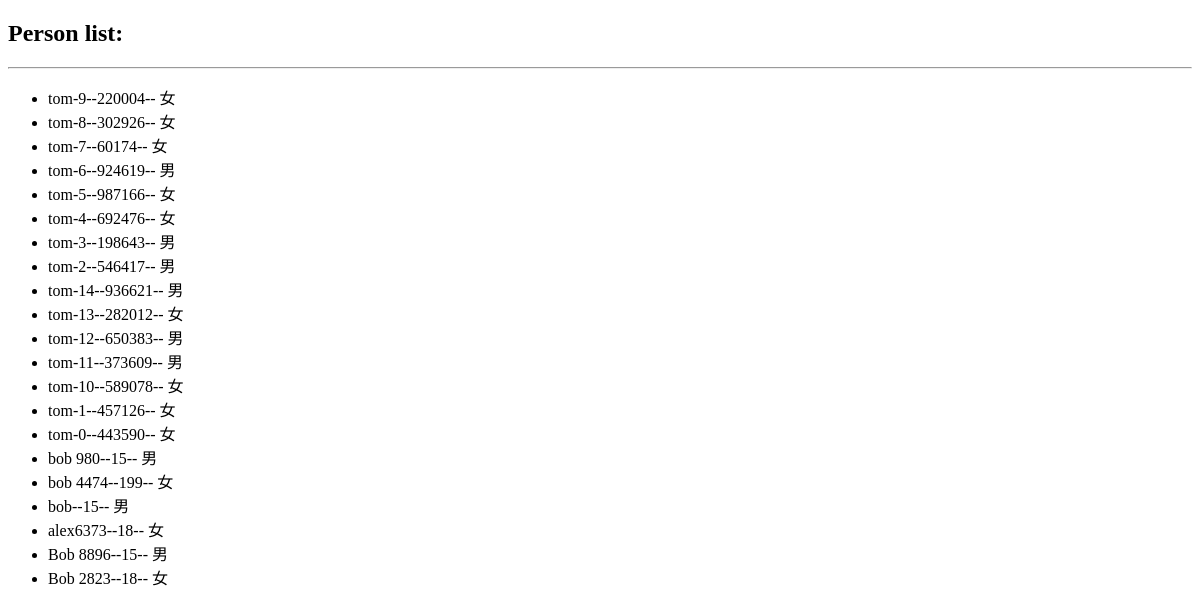
Before: /app/getperson/ with the older database file.
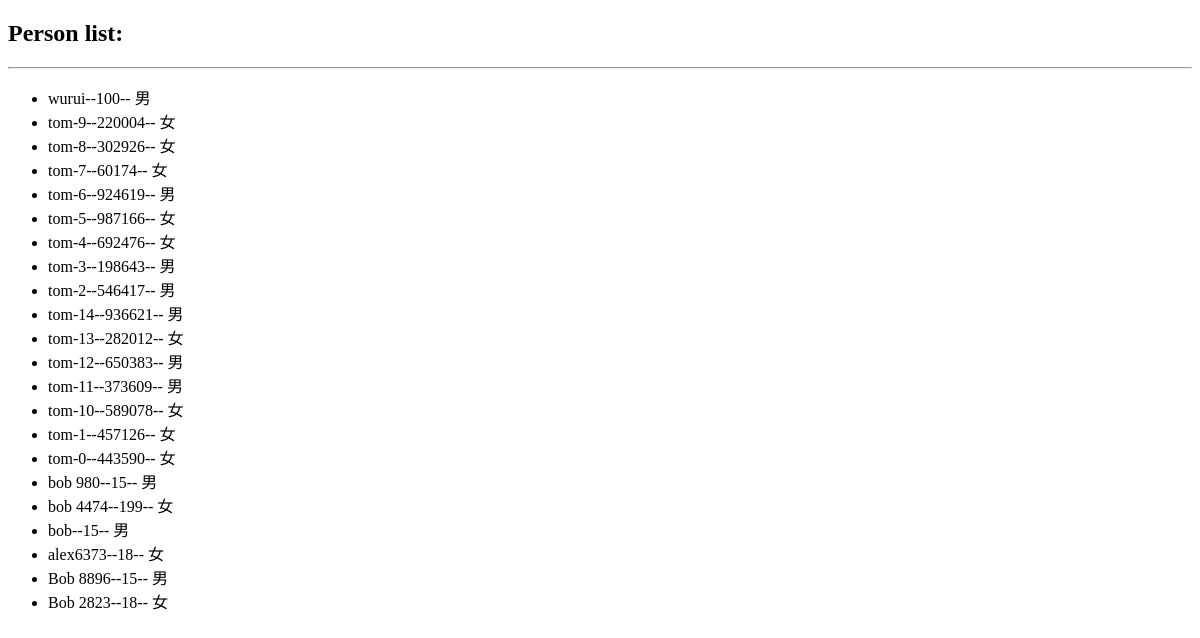
After: the same page with the newer database file.
### App/models.py (models this page shows, shortened)
class Person(models.Model):
    p_name = models.CharField(max_length=32, db_column='name', unique=True)
    p_age = models.IntegerField(db_column='age')
    p_sex = models.BooleanField(db_column="sex")
    p_hobby = models.CharField(max_length=32, null=True, db_column='hobby')
    class Meta:
        db_table = 'People'
        verbose_name = 'ChinaPeople'

### App/views.py (the view)
def get_person(request):
    pe1 = Person.objects.all().order_by("-p_name")
    pe2 = pe1.values()
    print(pe2)
    print(pe2)
    return render(request, "get_P.html", locals())

### templates/get_P.html (shortened to what this page needs)
<!DOCTYPE html>
<html lang="en">
<head>
</head>
<body>
<h2>Person list:</h2>
<hr>
<ul>
    {% for p in pe1 %}
        <li>{{ p.p_name }}--{{ p.p_age }}--
            {% if p.p_sex == True  %}
                男
            {% else %}
                女
            {% endif %}
        </li>
    {% endfor %}
</ul>
</body>
</html>

Changed rows visible on the page:
added Person: p_name "wurui", p_age "100", sex "男"
